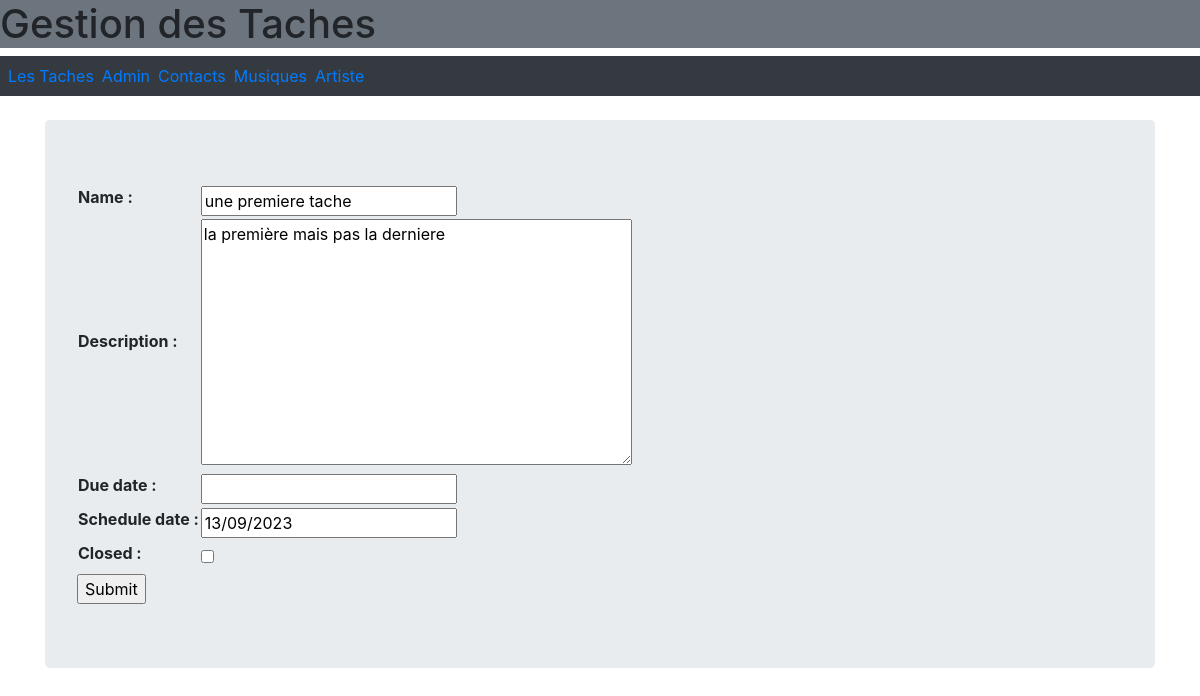
/lesTaches/taches/1/update/, run on the app's committed database.
### lesTaches/models.py (models this page shows, shortened)
class Task(models.Model):
    name = models.CharField(max_length=250)
    description = models.TextField()
    created_date = models.DateField(auto_now_add=True)
    due_date = models.DateField(null=True, blank=True)
    schedule_date =models.DateField(default=datetime.now()+timedelta(days=7))
    closed = models.BooleanField(default=False)  # Rectifié 'false' en 'False'

### lesTaches/views.py (the view)
# urls.py: path('taches/<int:pk>/update/', views.TaskUpdate.as_view(), name='task-update'),
class TaskUpdate(UpdateView):
  model = Task
  fields = '__all__' # Non recommandé (problème potentiel de sécurité si on ajoute d'autres champs)
  success_url="/lesTaches/taches/"

### lesTaches/templates/lesTaches/task_form.html (shortened to what this page needs)
{% extends "baseLayout.html" %}
    {% load static %}
    {% load crispy_forms_tags %}
    {% block content %}
    <form action="" method="post">
      <table>
      {{ form.as_table }}
      </table>
      <input type="submit" value="Submit">
    </form>
  {% endblock %}

### data on the page
Task: name "une premiere tache", description "la première mais pas la derniere", schedule_date "13/09/2023"
